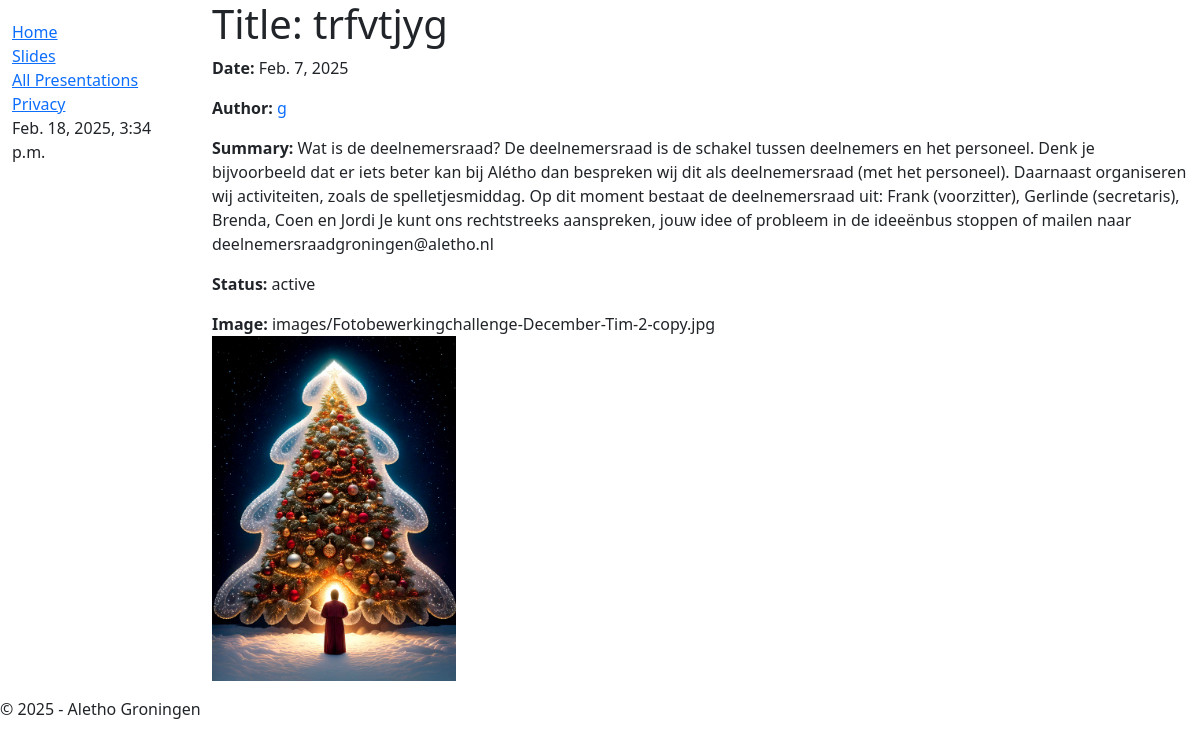
The app's page /tvgroningen/presentation/3 with its own data.
### tvgroningen/models.py (models this page shows, shortened)
class Presentation(models.Model):
    title = models.CharField(max_length=200)
    author = models.ForeignKey(settings.AUTH_USER_MODEL, on_delete=models.SET_NULL, null=True)
    date = models.DateField(auto_now_add=True)
    summary = models.TextField(
        max_length=1000, help_text="Enter a summary of the presentation")
    duration = models.DurationField(default=timedelta(seconds=15),help_text="Enter the duration of the presentation")
    color = ColorField(default='#FFFFFF')  # default is white
    ACTIVE = 'active'
    INACTIVE = 'inactive'
    STATUS_CHOICES = [
        (ACTIVE, 'Active'),
        (INACTIVE, 'Inactive'),
    ]
    status = models.CharField(
        max_length=8,
        choices=STATUS_CHOICES,
        default=ACTIVE,
    )
    FONT_SIZE_CHOICES = [
        ('small', 'Small'),
        ('medium', 'Medium'),
        ('large', 'Large'),
        ('x-large', 'Extra Large')
    ]
    font_size = models.CharField(
        max_length=10,
        choices=FONT_SIZE_CHOICES,
        default='medium',
    )
    image = models.ImageField(upload_to='images/',  null=True, blank=True)
    IMAGE_POSITION_CHOICES = [
        ('left', 'Left of Text'),
        ('right', 'Right of Text'),
        ('above', 'Above Text'),
        ('below', 'Below Text'),
        ('default', 'Default Position')
    ]
    image_position = models.CharField(
        max_length=8,
        choices=IMAGE_POSITION_CHOICES,
        default='right',
    )

### tvgroningen/views.py (the view)
# urls.py: path('presentation/<int:pk>', views.PresentationDetailView.as_view(), name='presentation-detail'),
class PresentationDetailView(generic.DetailView):
    model = Presentation

### tvgroningen/context_processors/current_time.py (called while the page is built)
def current_time(request):
    return {
        'current_time': timezone.localtime(timezone.now())  # Localized current time
    }

### tvgroningen/templates/tvgroningen/presentation_detail.html
{% extends "base_generic.html" %}
{% block content %}
  <h1>Title: {{ presentation.title }}</h1>
  <p><strong>Date:</strong> {{ presentation.date }}</p>
  <p><strong>Author:</strong> <a href="">{{ presentation.author }}</a></p>
  <p><strong>Summary:</strong> {{ presentation.summary }}</p>
  <p><strong>Status:</strong> {{ presentation.status }}
  {% if presentation.image %}
  <p><strong>Image:</strong> {{ presentation.image.name }}
    <br>
  <img src="{{ presentation.image.url }}" style="width: 25%; height: auto;" alt="{{ presentation.title }}">
  {% endif %}
  </div>
{% endblock %}

### records on screen
Presentation: date "Feb. 7, 2025", author "g", summary "Wat is de deelnemersraad? De deelnemersraad is de schakel tussen deelnemers en het personeel. Denk je bijvoorbeeld dat er iets beter kan bij Alétho dan bespreken wij dit als deelnemersraad (met het personeel). Daarnaast organiseren wij activiteiten, zoals de spelletjesmiddag. Op dit moment bestaat de deelnemersraad uit: Frank (voorzitter), Gerlinde (secretaris), Brenda, Coen en Jordi Je kunt ons rechtstreeks aanspreken, jouw idee of probleem in de ideeënbus stoppen of mailen naar deelnemersraadgroningen@aletho.nl", status "active", image.name "images/Fotobewerkingchallenge-December-Tim-2-copy.jpg", image (picture)

### other values on screen
{{ current_time }} "Feb. 18, 2025, 3:34 p.m."
{{ current_time|date:"Y" }} "2025"
